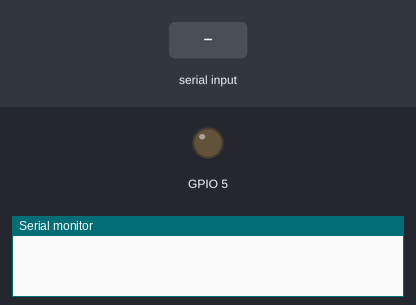
The sketch below on a simulated ESP32. Shown: output pins drawn as LEDs (lit = HIGH), the last lines printed to the serial monitor. The inputs (shaded band) are chosen by the test bench. Nothing arrives over Bluetooth unless stated.

Above: at 1.2 s.
1.3 s: "1" received over the second serial link
At 2.1 s:
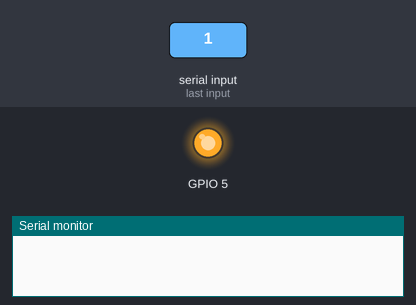
2.8 s: "0" received over the second serial link
At 3.6 s:
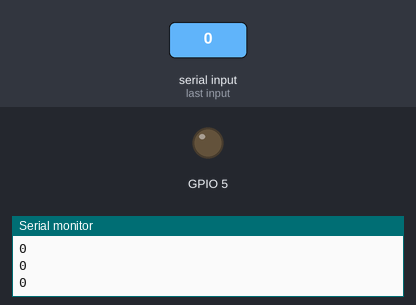
Timing chart, 0 to 5.8 s (numbered marks = the images above; inputs shaded):
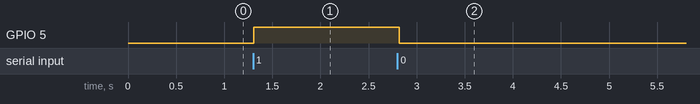

Measured:
- after the input at 1.3 s, GPIO 5: LOW → HIGH at once
- after the input at 2.8 s, GPIO 5: HIGH → LOW at once

The sketch:

TEAM-HANDY-BLUETOOTH.ino
```cpp
#include "BluetoothSerial.h"
BluetoothSerial serialBT;
char cmd;

void setup() {
  Serial.begin(115200);
  serialBT.begin("Esp32-BT");
  pinMode(5, OUTPUT);
}

void loop() {
  if(serialBT.available()){
    cmd=serialBT.read();
  }
if(cmd == '1'){
  digitalWrite(5,HIGH);
}
if(cmd == '0'){
  digitalWrite(5,LOW);
  Serial.println(cmd);
}
delay(20);
}
```
